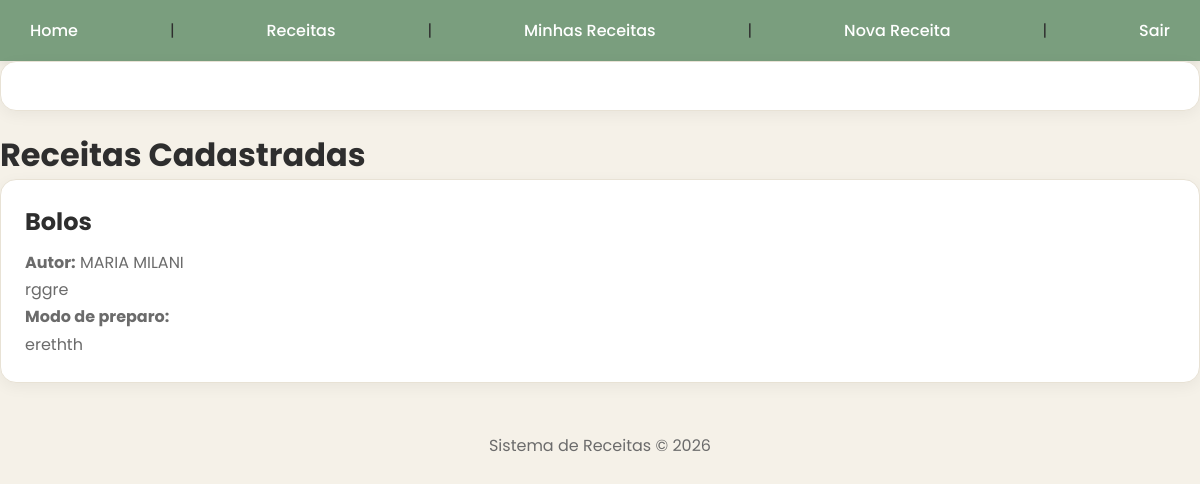
The app's page /?url=receitas, older data.
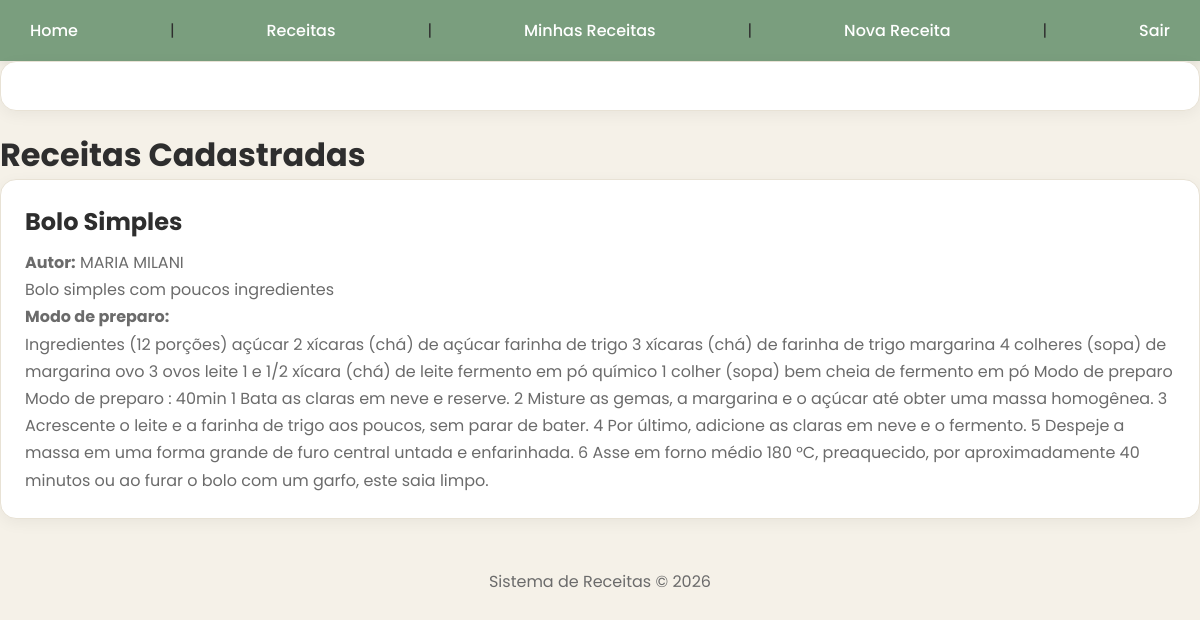
The same page, newer data.
### tables this page shows
CREATE TABLE `receitas` (
  `id` int(11) NOT NULL,
  `titulo` varchar(150) NOT NULL,
  `descricao` text NOT NULL,
  `modo_preparo` text NOT NULL,
  `usuario_id` int(11) DEFAULT NULL,
  `created_at` timestamp NOT NULL DEFAULT current_timestamp()
);

CREATE TABLE `usuarios` (
  `id` int(11) NOT NULL,
  `nome` varchar(100) NOT NULL,
  `email` varchar(100) NOT NULL,
  `senha` varchar(255) NOT NULL,
  `created_at` timestamp NOT NULL DEFAULT current_timestamp()
);

### app/core/Controller.php (called while the page is built)
<?php
class Controller {
    public function view($view, $data = []) {
        extract($data);
        require_once "../app/views/$view.php";
    }
}

### app/controllers/ReceitaController.php (called while the page is built, shortened)
<?php
require_once '../app/core/Controller.php';
require_once '../app/models/Receita.php';
class ReceitaController extends Controller {
    public function index() {
        $receita = new Receita();
        $receitas = $receita->listar();
        $this->view('receitas', [
            'receitas' => $receitas
        ]);
    }
}

### public/index.php (called while the page is built, shortened)
<?php
require_once '../app/core/Controller.php';
require_once '../app/core/Router.php';
$router = new Router();
$router->run();

### app/core/database.php (called while the page is built)
<?php
class Database {
    private $host = DB_HOST;
    private $dbname = DB_NAME;
    private $user = DB_USER;
    private $pass = DB_PASS;
    public function connect() {
        try {
            $pdo = new PDO(
                "mysql:host={$this->host};dbname={$this->dbname}",
                $this->user,
                $this->pass
            );
            $pdo->setAttribute(
                PDO::ATTR_ERRMODE,
                PDO::ERRMODE_EXCEPTION
            );
            return $pdo;
        } catch(PDOException $e) {
            die("Erro: " . $e->getMessage());
        }
    }
}

### app/models/Receita.php (called while the page is built, shortened)
<?php
require_once '../app/core/Database.php';
class Receita {
    private $pdo;
    public function __construct() {
        $database = new Database();
        $this->pdo = $database->connect();
    }
    public function listar() {
        $sql = "SELECT receitas.*, usuarios.nome AS autor
                FROM receitas
                JOIN usuarios
                ON receitas.usuario_id = usuarios.id
                ORDER BY receitas.created_at DESC";
        $stmt = $this->pdo->prepare($sql);
        $stmt->execute();
        return $stmt->fetchAll(PDO::FETCH_ASSOC);
    }
}

### app/views/receitas.php (the view, shortened to what this page needs)
<!DOCTYPE html>
<html lang="pt-br">
<head>
    <link rel="stylesheet" href="css/style.css">
</head>
<body>
   <nav>
    <a href="?url=home">Home</a> |
    <a href="?url=receitas">Receitas</a> |
    <a href="?url=minhas-receitas">Minhas Receitas</a> |
    <a href="?url=criar-receita">Nova Receita</a> |
    <a href="?url=logout">Sair</a>
</nav>
<div class="card">
</div>
    <h1>Receitas Cadastradas </h1>
    <?php foreach($receitas as $r): ?>
<div class="card">
    <h2><?= $r['titulo'] ?></h2>
    <p>
        <strong>Autor:</strong>
        <?= $r['autor'] ?>
    </p>
    <p>
        <?= $r['descricao'] ?>
    </p>
    <p>
        <strong>Modo de preparo:</strong>
    </p>
    <p>
        <?= $r['modo_preparo'] ?>
    </p>
</div>
<?php endforeach; ?>
<footer>
    <p>Sistema de Receitas © 2026</p>
</footer>
</body>
</html>

### app/core/Router.php (shortened to what this page needs)
<?php
class Router {
    public function run() {
        $url = $_GET['url'] ?? 'home';
        switch($url) {
            case 'receitas':
                require_once '../app/controllers/ReceitaController.php';
                $controller = new ReceitaController();
                $controller->index();
            break;
        }
    }
}

### public/css/style.css (style rules this page uses)
* { margin: 0; padding: 0; box-sizing: border-box; }
body { font-family: 'Poppins', sans-serif; background-color: #F5F1E8; color: #2E2E2E; min-height: 100vh; }
nav { background-color: #7A9E7E; padding: 18px 30px; display: flex; align-items: center; gap: 20px; box-shadow: 0 2px 8px rgba(0,0,0,0.08); justify-content: space-between; }
nav a { color: white; text-decoration: none; font-weight: 500; transition: 0.3s; }
h1, h2, h3 { color: #2E2E2E; }
h2 { margin-bottom: 10px; }
.card { background: #FFFFFF; padding: 24px; margin-bottom: 20px; border-radius: 16px; border: 1px solid #E8E2D5; box-shadow: 0 4px 15px rgba(0,0,0,0.05); transition: 0.3s; }
.card p { line-height: 1.7; color: #6B6B6B; }
footer { text-align: center; padding: 30px; color: #6B6B6B; }

Row changes from the older to the newer data that the page shows:
removed receitas: titulo "Bolos", usuario.nome "MARIA MILANI", descricao "rggre", modo_preparo "erethth"
added receitas: titulo "Bolo Simples", usuario.nome "MARIA MILANI", descricao "Bolo simples com poucos ingredientes", modo_preparo "Ingredientes (12 porções) açúcar 2 xícaras (chá) de açúcar farinha de trigo 3 xícaras (chá) de farinha de trigo margarina 4 colheres (sopa) de margarina ovo 3 ovos leite 1 e 1/2 xícara (chá) de leite fermento em pó químico 1 colher (sopa) bem cheia de fermento em pó Modo de preparo Modo de preparo : 40min 1 Bata as claras em neve e reserve. 2 Misture as gemas, a margarina e o açúcar até obter uma massa homogênea. 3 Acrescente o leite e a farinha de trigo aos poucos, sem parar de bater. 4 Por último, adicione as claras em neve e o fermento. 5 Despeje a massa em uma forma grande de furo central untada e enfarinhada. 6 Asse em forno médio 180 °C, preaquecido, por aproximadamente 40 minutos ou…"
